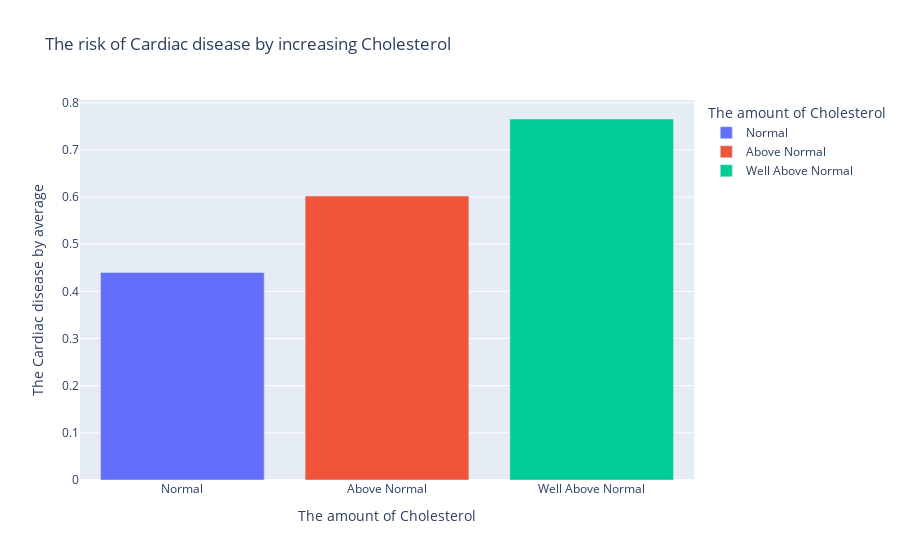

The cell this chart's notebook holds for it:
### Code cell
age_chol = pd.DataFrame({
    'The Cardiac disease by average' : heart.groupby('cholesterol')['cardio'].mean(numeric_only=True),
    'The amount of Cholesterol' : ['Normal', 'Above Normal', 'Well Above Normal']
})
px.bar(age_chol, 'The amount of Cholesterol', 'The Cardiac disease by average',
       color='The amount of Cholesterol', title='The risk of Cardiac disease by increasing Cholesterol')

### Figure 1 — Plotly figure (JSON) as saved in the notebook; plotly's stock layout.template omitted (floating-point values rounded to 4 significant figures)
{"data": [{"alignmentgroup": "True", "hovertemplate": "The amount of Cholesterol=%{x}<br>The Cardiac disease by average=%{y}<extra></extra>", "legendgroup": "Normal", "marker": {"color": "#636efa", "pattern": {"shape": ""}}, "name": "Normal", "offsetgroup": "Normal", "orientation": "v", "showlegend": true, "textposition": "auto", "x": ["Normal"], "xaxis": "x", "y": [0.4401], "yaxis": "y", "type": "bar"}, {"alignmentgroup": "True", "hovertemplate": "The amount of Cholesterol=%{x}<br>The Cardiac disease by average=%{y}<extra></extra>", "legendgroup": "Above Normal", "marker": {"color": "#EF553B", "pattern": {"shape": ""}}, "name": "Above Normal", "offsetgroup": "Above Normal", "orientation": "v", "showlegend": true, "textposition": "auto", "x": ["Above Normal"], "xaxis": "x", "y": [0.6022], "yaxis": "y", "type": "bar"}, {"alignmentgroup": "True", "hovertemplate": "The amount of Cholesterol=%{x}<br>The Cardiac disease by average=%{y}<extra></extra>", "legendgroup": "Well Above Normal", "marker": {"color": "#00cc96", "pattern": {"shape": ""}}, "name": "Well Above Normal", "offsetgroup": "Well Above Normal", "orientation": "v", "showlegend": true, "textposition": "auto", "x": ["Well Above Normal"], "xaxis": "x", "y": [0.7654], "yaxis": "y", "type": "bar"}], "layout": {"xaxis": {"anchor": "y", "domain": [0, 1], "title": {"text": "The amount of Cholesterol"}, "categoryorder": "array", "categoryarray": ["Normal", "Above Normal", "Well Above Normal"], "type": "category", "range": [-0.5, 2.5], "autorange": true}, "yaxis": {"anchor": "x", "domain": [0, 1], "title": {"text": "The Cardiac disease by average"}, "type": "linear", "range": [0, 0.8057], "autorange": true}, "legend": {"title": {"text": "The amount of Cholesterol"}, "tracegroupgap": 0}, "title": {"text": "The risk of Cardiac disease by increasing Cholesterol"}, "barmode": "relative", "autosize": true}}
